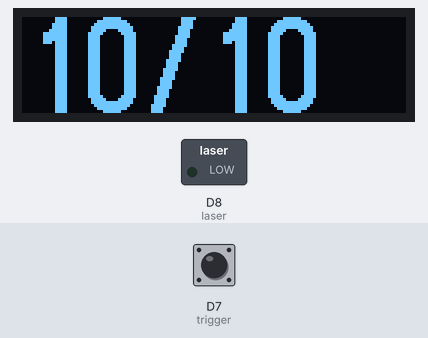
The sketch below on a simulated ESP8266 (NodeMCU). Parts: 128×32 one-colour display, switched loads named in the sketch (green lamp = pin HIGH). The inputs (shaded band) are chosen by the test bench; at power-on: D7 (trigger) HIGH.

Above: at 1.2 s.
1.3 s: D7 (trigger) pulled LOW for 0.15 s
At 3.0 s:
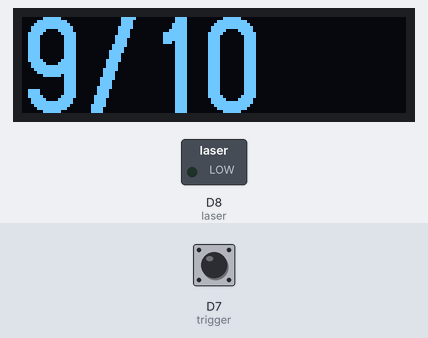
3.3 s: D7 (trigger) pulled LOW for 1 s
At 4.8 s:
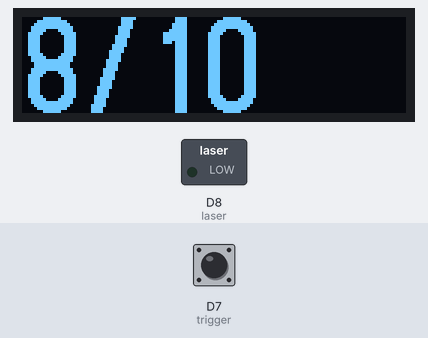
5.8 s: D7 (trigger) pulled LOW for 0.15 s
At 6.7 s:
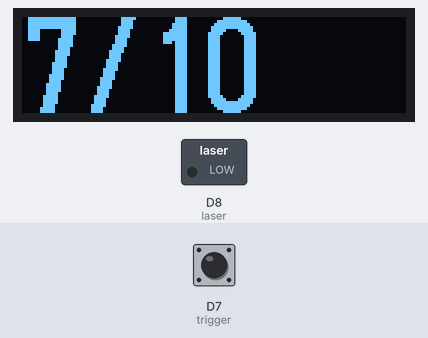
7.8 s: D7 (trigger) pulled LOW for 1 s
At 9.4 s:
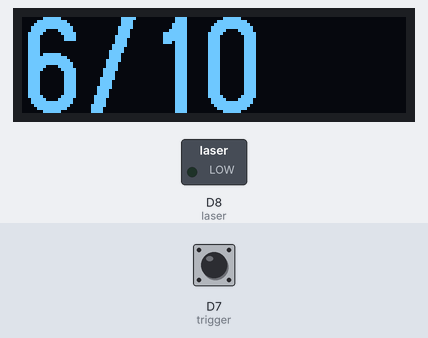
Timing chart, 0 to 10.9 s (numbered marks = the images above; inputs shaded):
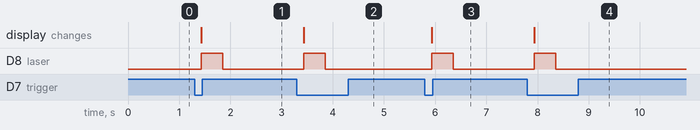

Measured:
- after the input at 1.3 s, D8 (laser): LOW → HIGH after 0.13 s, → LOW 0.42 s later; the display: first differs from a run without the input after 0.13 s (image 1)
- after the input at 3.3 s, D8 (laser): LOW → HIGH after 0.13 s, → LOW 0.42 s later; the display: first differs from a run without the input after 0.13 s (image 2)
- after the input at 5.8 s, D8 (laser): LOW → HIGH after 0.13 s, → LOW 0.42 s later; the display: first differs from a run without the input after 0.13 s (image 3)
- after the input at 7.8 s, D8 (laser): LOW → HIGH after 0.13 s, → LOW 0.42 s later; the display: first differs from a run without the input after 0.13 s (image 4)

The sketch:

Ghostblasters_gun.ino
```cpp
/* =========== CONNECTING ESP8266 ===========
driver for connecting on windows: https://www.silabs.com/documents/public/software/CP210x_Windows_Drivers.zip
IDE: file menu > preference > Additional Board Manager: http://arduino.esp8266.com/stable/package_esp8266com_index.json
IDE: board manager > download ESP8266
IDE: tools > board manager > ESP8266 > NodeMCU 1.0 (ESP-12E Module)

=== connecting IR LED ===
gebaseerd op de IRsendDemo van de IRremoteesp8266 library
schema komt van: https://github.com/crankyoldgit/IRremoteESP8266/wiki#ir-receiving
*/

#include <U8g2lib.h> // WifiKit8 display
#include <IRremoteESP8266.h> // IR on ESP8266
#include <IRsend.h> // sending IR signals

#define trigger D7
#define laser D8

const uint16_t kIrLed = D6;
IRsend irsend(kIrLed);

// U8g2 Contructor for WiFi Kit 8
U8G2_SSD1306_128X32_UNIVISION_F_HW_I2C u8g2(U8G2_R0, /* reset=*/ 16, /* clock=*/ 5, /* data=*/ 4);

// refresh screen
unsigned long previousRefreshMillis = 0;
const long screenRefreshInterval = 1000;

// bullets in gun
const int MAX_BULLETS = 10;
int bullets = MAX_BULLETS;

// trigger and reload variables
int triggerState;
int lastTriggerState = LOW;
unsigned long lastDebounceTime = 0;
unsigned long debounceDelay = 50;
const int reloadTime = 2000;

// laser variable
int laserState = LOW;
unsigned long LaserTimer = 0;
const unsigned long shootDuration = 500;

void setup() {
  u8g2.begin();
  u8g2.setDisplayRotation(U8G2_R2); // Rotate display 180°
  irsend.begin();

  pinMode(trigger, INPUT_PULLUP);
  pinMode(laser, OUTPUT);

  digitalWrite(laser, laserState); // make sure laser is off

  updateScreen(); // start display
}

void loop() {
  unsigned long currentMillis = millis();
  int reading = digitalRead(trigger);

  if (reading != lastTriggerState) {
    // reset de timer
    lastDebounceTime = millis();
  }

  if ((currentMillis - lastDebounceTime) > debounceDelay) {
    if (reading != triggerState) {
      triggerState = reading;

      // if trigger is low, shoot (Normal Closed trigger)
      if (triggerState == LOW) {
        laserState = HIGH;
        LaserTimer = currentMillis;

        if (bullets <= 0) {
          reload();
        } else {
          bullets--;

          // Send signal with IR
          uint32_t irCode = 0x00DECAFE; // hehe :)
          irsend.sendNEC(irCode, 32);
        }
        updateScreen();
      }
    }
  }

  // stop laser after shootDuration
  if (laserState == HIGH && (currentMillis - LaserTimer >= shootDuration)) {
    laserState = LOW;
  }

  // update laserState and reading
  digitalWrite(laser, laserState);
  lastTriggerState = reading;
}

// function for updating the display
void updateScreen() {
  u8g2.setFont(u8g2_font_logisoso32_tf);
  u8g2.firstPage();
  do {
    u8g2.drawUTF8(0, 32, (String(bullets) + "/" + String(MAX_BULLETS)).c_str());
  } while ( u8g2.nextPage() );
}

// Display reloading and set bullets to max
void reload() {
  u8g2.setFont(u8g2_font_logisoso22_tf);
  u8g2.firstPage();
  do {
    u8g2.drawUTF8(0, 32, "RELOADING...");
  } while ( u8g2.nextPage() );

  delay(reloadTime);
  bullets = MAX_BULLETS;
}
```
